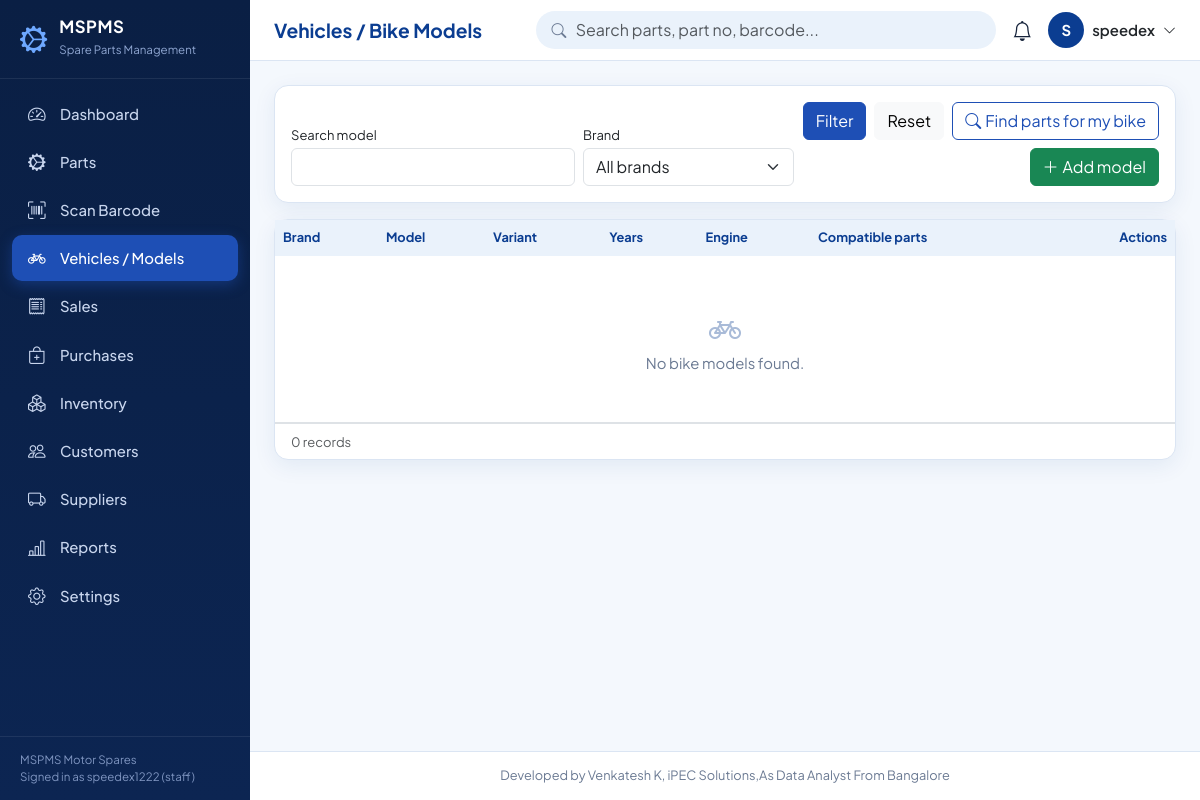
/bikes (signed in), run on the app's committed database.
### tables this page shows
CREATE TABLE settings (
    key   TEXT PRIMARY KEY,
    value TEXT
);

CREATE TABLE users (
    id            INTEGER PRIMARY KEY AUTOINCREMENT,
    username      TEXT NOT NULL UNIQUE COLLATE NOCASE CHECK (length(username) >= 3),
    password_hash TEXT NOT NULL,
    full_name     TEXT NOT NULL,
    email         TEXT,
    role          TEXT NOT NULL DEFAULT 'staff' CHECK (role IN ('admin','manager','staff')),
    active        INTEGER NOT NULL DEFAULT 1 CHECK (active IN (0,1)),
    created_at    TEXT NOT NULL DEFAULT (datetime('now','localtime'))
);

### app.py (the view)
@app.route("/bikes")
def bikes():
    a = request.args
    where, args = [], []
    if a.get("q"):
        where.append("(bm.model LIKE ? OR bm.variant LIKE ?)")
        args += [f"%{a['q'].strip()}%"] * 2
    if a.get("brand"):
        where.append("bm.brand_id=?")
        args.append(a["brand"])
    sql = """SELECT bm.*, b.name brand, (SELECT COUNT(*) FROM part_compatibility pc WHERE pc.bike_model_id=bm.id) parts_count
             FROM bike_models bm JOIN brands b ON b.id=bm.brand_id"""
    sql += (" WHERE " + " AND ".join(where) if where else "") + " ORDER BY b.name, bm.model"
    rows, pg = paginate(sql, args, page_arg(), 10)
    return render_template("bikes.html", bikes=rows, pg=pg, brands=qall("SELECT * FROM brands ORDER BY name"), a=a)

### app.py (called while the page is built)
def get_db():
    if "db" not in g:
        g.db = sqlite3.connect(DB_PATH)
        g.db.row_factory = sqlite3.Row
        g.db.execute("PRAGMA foreign_keys = ON")
    return g.db

def qall(sql, args=()):
    return get_db().execute(sql, args).fetchall()

def qone(sql, args=()):
    return get_db().execute(sql, args).fetchone()

def S(key, default=""):
    row = qone("SELECT value FROM settings WHERE key=?", (key,))
    return row["value"] if row and row["value"] is not None else default

def paginate(sql, args, page, per=10):
    total = qone(f"SELECT COUNT(*) c FROM ({sql})", args)["c"]
    pages = max(1, -(-total // per))
    page = min(max(page, 1), pages)
    rows = qall(f"{sql} LIMIT ? OFFSET ?", (*args, per, (page - 1) * per))
    return rows, dict(page=page, pages=pages, total=total, per=per)

def page_arg():
    try:
        return int(request.args.get("page", 1))
    except ValueError:
        return 1

@app.template_global()
def csrf_token():
    if "_csrf" not in session:
        session["_csrf"] = secrets.token_hex(16)
    return session["_csrf"]

@app.template_global()
def csrf_input():
    return Markup(f'<input type="hidden" name="csrf_token" value="{csrf_token()}">')

@app.before_request
def before_request():
    g.user = None
    if session.get("uid"):
        g.user = qone("SELECT * FROM users WHERE id=? AND active=1", (session["uid"],))
        if g.user is None:
            session.pop("uid", None)
    if request.endpoint in (None, "static"):
        return None
    if request.method == "POST":  # CSRF protection for every POST
        token = request.form.get("csrf_token") or request.headers.get("X-CSRF-Token") or ""
        if not session.get("_csrf") or not secrets.compare_digest(token, session["_csrf"]):
            abort(400)
    if g.user is None and request.endpoint not in ("login", "signup"):
        if request.path.startswith("/api/"):
            return jsonify(error="Login required"), 401
        return redirect(url_for("login", next=request.path if request.method == "GET" else None))
    return None

@app.context_processor
def inject_globals():
    ctx = dict(CREDIT=CREDIT, shop_name=S("shop_name", "MSPMS"))
    if g.get("user"):
        ctx["low_count"] = qone(f"SELECT COUNT(*) c FROM ({PARTS_SQL}) WHERE total_qty <= reorder_level")["c"]
        ctx["low_list"] = qall(f"{PARTS_SQL} WHERE COALESCE(t.q,0) <= p.reorder_level ORDER BY total_qty LIMIT 6")
    return ctx

### templates/bikes.html (shortened to what this page needs)
{% extends 'base.html' %}
{% from 'macros.html' import pager, delete_btn, empty %}
{% block title %}Vehicles / Bike Models{% endblock %}
{% block content %}
<div class="card mb-3"><div class="card-body"><form method="get" class="row g-2 align-items-end">
  <div class="col-md-4"><label class="form-label small mb-1">Search model</label><input class="form-control" name="q" value="{{ a.get('q','') }}"></div>
  <div class="col-md-3"><label class="form-label small mb-1">Brand</label><select class="form-select" name="brand"><option value="">All brands</option>
    {% for b in brands %}<option value="{{ b.id }}" {{ 'selected' if a.get('brand')|string == b.id|string }}>{{ b.name }}</option>{% endfor %}</select></div>
  <div class="col-md-5 d-flex gap-2 flex-wrap justify-content-md-end"><button class="btn btn-primary">Filter</button><a class="btn btn-light" href="{{ url_for('bikes') }}">Reset</a>
    <a class="btn btn-outline-primary" href="{{ url_for('bike_finder') }}"><i class="bi bi-search me-1"></i>Find parts for my bike</a>
    <button type="button" class="btn btn-success" data-bs-toggle="modal" data-bs-target="#bikeModal" data-new-target="#bikeModal" data-title="Add bike model"><i class="bi bi-plus-lg me-1"></i>Add model</button></div>
</form></div></div>
<div class="card"><div class="table-responsive"><table class="table table-hover"><thead><tr><th>Brand</th><th>Model</th><th>Variant</th><th>Years</th><th>Engine</th><th>Compatible parts</th><th class="text-end">Actions</th></tr></thead><tbody>
{% for b in bikes %}<tr><td>{{ b.brand }}</td><td class="fw-semibold"><a class="text-decoration-none" href="{{ url_for('bike_detail', bid=b.id) }}">{{ b.model }}</a></td><td>{{ b.variant }}</td>
  <td>{{ b.year_from }} - {{ b.year_to }}</td><td>{{ b.engine_cc }} cc</td><td><span class="badge-soft b-info">{{ b.parts_count }} parts</span></td>
  <td class="text-end text-nowrap"><a class="btn btn-sm btn-outline-primary" href="{{ url_for('bike_detail', bid=b.id) }}" title="Manage compatibility"><i class="bi bi-diagram-3"></i></a>
    <button class="btn btn-sm btn-outline-secondary" data-bs-toggle="modal" data-bs-target="#bikeModal" data-edit-target="#bikeModal" data-title="Edit bike model"
      data-id="{{ b.id }}" data-brand_id="{{ b.brand_id }}" data-model="{{ b.model }}" data-variant="{{ b.variant }}" data-year_from="{{ b.year_from }}" data-year_to="{{ b.year_to }}" data-engine_cc="{{ b.engine_cc }}"><i class="bi bi-pencil"></i></button>
    {% if g.user.role != 'staff' %}{{ delete_btn(url_for('bike_delete', bid=b.id), 'Delete ' ~ b.model ~ '? Its part mappings will be removed.') }}{% endif %}</td></tr>
{% else %}<tr><td colspan="7">{{ empty('No bike models found.', 'bicycle') }}</td></tr>{% endfor %}</tbody></table></div>{{ pager(pg) }}</div>
{% endblock %}

### templates/base.html (shortened to what this page needs)
<!doctype html>
<html lang="en">
<head>
  <link href="https://cdn.jsdelivr.net/npm/bootstrap@5.3.3/dist/css/bootstrap.min.css" rel="stylesheet">
  <link href="https://cdn.jsdelivr.net/npm/bootstrap-icons@1.11.3/font/bootstrap-icons.min.css" rel="stylesheet">
  <link href="{{ url_for('static', filename='css/style.css') }}" rel="stylesheet">
</head>
<body>
{% set nav = [
  ('/', 'Dashboard', 'speedometer2'), ('/parts', 'Parts', 'gear-wide-connected'), ('/scan', 'Scan Barcode', 'upc-scan'),
  ('/bikes', 'Vehicles / Models', 'bicycle'), ('/sales', 'Sales', 'receipt'), ('/purchases', 'Purchases', 'bag-plus'),
  ('/inventory', 'Inventory', 'boxes'), ('/customers', 'Customers', 'people'), ('/suppliers', 'Suppliers', 'truck'),
  ('/reports', 'Reports', 'bar-chart-line'), ('/settings', 'Settings', 'gear')] %}
<aside class="sidebar" id="sidebar" aria-label="Main navigation">
  <div class="brand"><i class="bi bi-gear-wide-connected"></i><div><b>MSPMS</b><small>Spare Parts Management</small></div></div>
  <nav>
    {% for href, label, icon in nav %}
    <a href="{{ href }}" class="{{ 'active' if (request.path == '/' if href == '/' else request.path.startswith(href)) }}"><i class="bi bi-{{ icon }}"></i>{{ label }}</a>
    {% endfor %}
  </nav>
  <div class="side-foot">{{ shop_name }}<br>Signed in as {{ g.user.username }} ({{ g.user.role }})</div>
</aside>
<div class="main">
  <header class="topbar no-print">
    <h1 class="page-title">{% block page_title %}{{ self.title() }}{% endblock %}</h1>
    <div class="gsearch d-none d-sm-block">
      <i class="bi bi-search"></i>
      <form action="{{ url_for('parts_list') }}" method="get" autocomplete="off">
        <input class="form-control" id="globalSearch" name="q" placeholder="Search parts, part no, barcode..." aria-label="Search parts">
      </form>
    </div>
    <div class="dropdown ms-auto ms-sm-0">
      <a href="#" class="bell" data-bs-toggle="dropdown" aria-label="Notifications"><i class="bi bi-bell"></i>
        {% if low_count %}<span class="badge rounded-pill bg-danger">{{ low_count }}</span>{% endif %}</a>
    </div>
    <div class="dropdown">
      <a href="#" class="d-flex align-items-center gap-2 text-decoration-none text-dark" data-bs-toggle="dropdown" aria-label="User menu">
        <span class="avatar">{{ g.user.full_name[:1]|upper }}</span><span class="d-none d-md-inline fw-semibold">{{ g.user.full_name }}</span><i class="bi bi-chevron-down small"></i></a>
    </div>
  </header>
  <main class="content">
    {% block content %}{% endblock %}
  </main>
  <footer class="app-footer">{{ CREDIT }}</footer>
</div>
</body>
</html>

### static/css/style.css (style rules this page uses)
:root { --navy:#0A1F44; --royal:#0B3D91; --blue:#1E4FB5; --panel:#EAF2FB; --bg:#F4F8FD; --ink:#16233b; --muted:#6b7a93; --line:#dbe5f3; --ok:#12805c; --warn:#b7791f; --bad:#c0392b; --radius:14px; --shadow:0 6px 22px rgba(11,61,145,.08); --bs-primary:#1E4FB5; --bs-primary-rgb:30,79,181; --bs-body-font-family:'Plus Jakarta Sans',system-ui,-apple-system,'Segoe UI',Roboto,sans-serif; }
body { background:var(--bg);color:var(--ink);font-size:.93rem }
a { color:var(--blue) }
.btn-primary { --bs-btn-bg:var(--blue);--bs-btn-border-color:var(--blue);--bs-btn-hover-bg:var(--royal);--bs-btn-hover-border-color:var(--royal);--bs-btn-active-bg:var(--royal);--bs-btn-disabled-bg:var(--blue) }
.btn-outline-primary { --bs-btn-color:var(--blue);--bs-btn-border-color:var(--blue);--bs-btn-hover-bg:var(--blue);--bs-btn-hover-border-color:var(--blue) }
.sidebar { position:fixed;inset:0 auto 0 0;width:250px;background:linear-gradient(180deg,var(--navy) 0%,#0c2552 100%);color:#c9d6ee;z-index:1040;display:flex;flex-direction:column;transition:transform .25s ease }
.sidebar .brand { display:flex;gap:.75rem;align-items:center;padding:1.15rem 1.25rem;border-bottom:1px solid rgba(255,255,255,.08);color:#fff }
.sidebar .brand i { font-size:1.7rem;color:#6ea8ff }
.sidebar .brand b { display:block;letter-spacing:.5px;font-size:1.05rem;line-height:1.1 }
.sidebar .brand small { color:#8fa6d1;font-size:.72rem }
.sidebar nav { padding:.75rem;overflow-y:auto;flex:1 }
.sidebar nav a { display:flex;align-items:center;gap:.8rem;padding:.62rem .9rem;border-radius:10px;color:#c9d6ee;text-decoration:none;margin-bottom:2px;font-weight:500 }
.sidebar nav a i { font-size:1.1rem;width:1.3rem;text-align:center }
.sidebar nav a.active { background:var(--blue);color:#fff;box-shadow:0 4px 14px rgba(30,79,181,.45) }
.sidebar .side-foot { padding:.9rem 1.25rem;font-size:.72rem;color:#7f95c0;border-top:1px solid rgba(255,255,255,.08) }
.main { margin-left:250px;min-height:100vh;display:flex;flex-direction:column }
.topbar { position:sticky;top:0;z-index:1020;background:#fff;border-bottom:1px solid var(--line);padding:.7rem 1.5rem;display:flex;align-items:center;gap:1rem }
.page-title { font-size:1.2rem;font-weight:700;margin:0;color:var(--royal);white-space:nowrap }
.gsearch { position:relative;flex:1;max-width:460px;margin-left:auto }
.gsearch input { border-radius:30px;padding-left:2.4rem;background:var(--panel);border-color:transparent }
.gsearch>i { position:absolute;left:.95rem;top:50%;transform:translateY(-50%);color:var(--muted) }
.bell { position:relative;color:var(--ink);font-size:1.25rem }
.avatar { width:36px;height:36px;border-radius:50%;background:var(--royal);color:#fff;display:inline-flex;align-items:center;justify-content:center;font-weight:700 }
.content { padding:1.5rem;flex:1 }
.app-footer { padding:.9rem 1.5rem;text-align:center;color:var(--muted);font-size:.8rem;border-top:1px solid var(--line);background:#fff }
.card { border:1px solid var(--line);border-radius:var(--radius);box-shadow:var(--shadow) }
.table { --bs-table-bg:transparent;margin-bottom:0 }
.table thead th { background:var(--panel);color:var(--royal);font-weight:700;font-size:.8rem;border-bottom:0;white-space:nowrap }
.table td { vertical-align:middle }

### data on the page
settings: value "MSPMS Motor Spares"
users: user.username "speedex1222", user.role "staff", user "S", user.full_name "speedex"

### other printed values
{{ label }} "Dashboard" "Parts" "Scan Barcode" "Vehicles / Models" "Sales" "Purchases" "Inventory" "Customers" "Suppliers" "Reports" "Settings"
{{ text }} "No bike models found."
{{ pg.total }} "0"
{{ '' if pg.total == 1 else 's' }} "s"
{{ CREDIT }} "Developed by Venkatesh K, iPEC Solutions,As Data Analyst From Bangalore"
